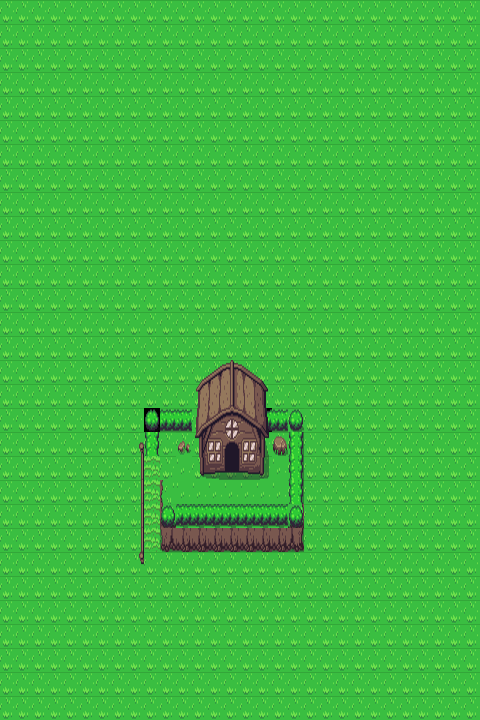

A 2D game scene composited from a Tiled map and its tileset images. What follows is a short description and the map's XML, with each tile layer's data collapsed to a summary:
An orthogonal 30x30 tile map with 16x24 px tiles, 2 tile layers (Tile Layer 1, Tile Layer 2), 1 hidden layer not drawn, 2 tilesets and 2 objects.

<map version="1.8" tiledversion="1.8.2" orientation="orthogonal" renderorder="right-down" width="30" height="30" tilewidth="16" tileheight="24" infinite="0" nextlayerid="5" nextobjectid="12">
 <properties>
  <property name="map-east" value="home2" />
 </properties>
 <tileset firstgid="1" source="home.tsx" />
 <tileset firstgid="1441" source="collisions.tsx" />
 <layer id="1" name="Tile Layer 1" width="30" height="30">
  <data>[900 cells, 900 non-empty, 5 distinct tile ids]</data>
 </layer>
 <layer id="2" name="Tile Layer 2" width="30" height="30">
  <data>[900 cells, 73 non-empty, 41 distinct tile ids]</data>
 </layer>
 <layer id="3" name="collision" width="30" height="30" visible="0" opacity="0.7">
  <data>[900 cells, 452 non-empty, 20 distinct tile ids]</data>
 </layer>
 <objectgroup id="4" name="objects">
  <object id="7" gid="1497" x="64" y="192" width="16" height="24">
   <properties>
    <property name="teleport" value="&amp;house_int1_def,4,8" />
   </properties>
  </object>
  <object id="11" gid="1497" x="223.824" y="474.387" width="16" height="24">
   <properties>
    <property name="teleport" value="&amp;house_dog_def,4,8" />
   </properties>
  </object>
 </objectgroup>
</map>
